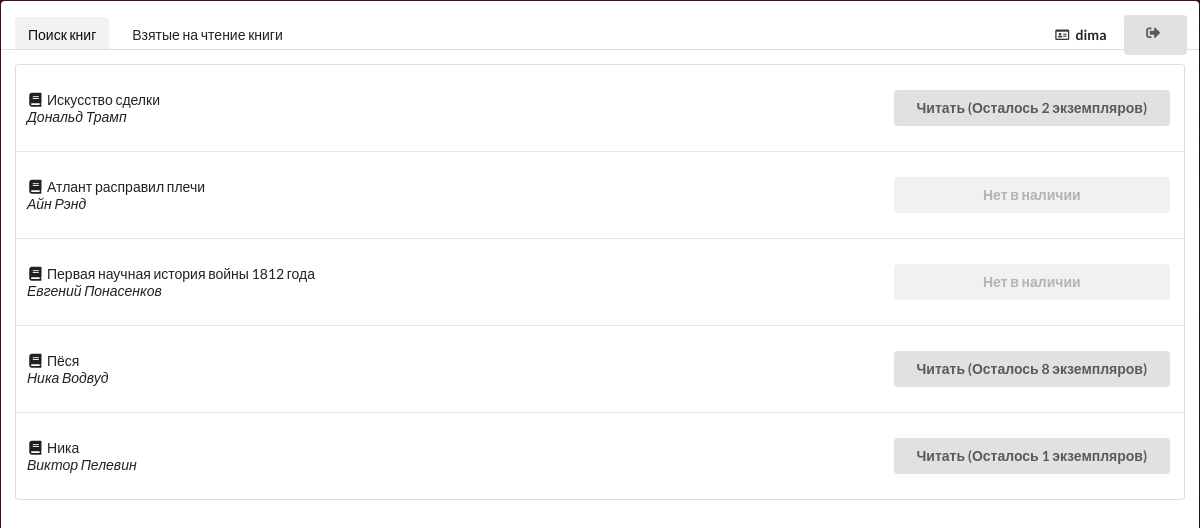
The page /main/search/ (signed in) on the database its author committed.
### Books/models.py (models this page shows)
class Book(models.Model):
    title = models.CharField(max_length=50, help_text="Название книги")
    author = models.CharField(max_length=50, help_text="Автор книги")
    cover = models.ImageField(upload_to="covers")
    pdf = models.FileField(upload_to="pdf")
    count = models.IntegerField()

### Books/views.py (the view)
# urls.py: path('search/', views.Searching, name='search'),
def Searching(request):
    current_user = request.user
    books = Book.objects.all()
    reading = ReadingList.objects.all().filter(user_id=current_user)
    array = []
    for r in reading:
        array.append(r.book_id)
    complete = CompleteList.objects.all().filter(user_id=current_user)
    return render(request, 'Books/search.html', {'array': array, 'complete': complete, 'books':books})

### Books/templates/Books/search.html (shortened to what this page needs)
{% extends 'Books/base.html' %}
{% block panel %}
                <a class="active item">
                    Поиск книг
                </a>
                <a class="item" href="/main">
                    Взятые на чтение книги
                </a>
                <div class="right menu">
                    <a class="item">
                        <i class="id card outline icon"></i> <b>{{ user.username }}</b>
                    </a>
                    <div class="ui vertical animated button" tabindex="0">
                        <div class="visible content">
                            <i class="sign out icon"></i>
                        </div>
                    </div>
                </div>
{% endblock %}
{% block table_content %}
{% for book in books %}
{% if book in array %}
    <tr>
                        <td class="collapsing">
                            <div class = "bookTitle" data-html="<div class='header'></div><div class='content'><img class='ui small image' src='{{ book.cover.url }}'>" data-position="bottom right" ><i class="book icon"></i>{{ book.title }}</div>
                            <i>{{ book.author }}</i>
                        </td>
                        <td class="right aligned collapsing">
                            <form method="POST" action="create/">
        {% csrf_token %}
        <p>
            <input type="hidden" name="book_id" value="{{ book.id }} " />
        </p>
        <p>
        <button type="submit" value="Сохранить" class="ui button disabled" style="width: 50%;">
            Вы уже читаете
                </button>
    </form>
                            </form>
                        </td>
                    </tr>
{% elif book.count > 0 %}
                    <tr>
                        <td class="collapsing">
                            <div class = "bookTitle" data-html="<div class='header'></div><div class='content'><img class='ui small image' src='{{ book.cover.url }}'>" data-position="bottom right" ><i class="book icon"></i>{{ book.title }}</div>
                            <i>{{ book.author }}</i>
                        </td>
                        <td class="right aligned collapsing">
                            <form method="POST" action="create/">
        <p>
        <button type="submit" value="Сохранить" class="ui button" style="width: 50%;">
            Читать (Осталось {{ book.count }} экземпляров)
                </button>
    </form>
                        </td>
                    </tr>
{% else %}
    <tr>
                        <td class="collapsing">
                            <div class = "bookTitle" data-html="<div class='header'></div><div class='content'><img class='ui small image' src='{{ book.cover.url }}'>" data-position="bottom right" ><i class="book icon"></i>{{ book.title }}</div>
                            <i>{{ book.author }}</i>
                        </td>
                        <td class="right aligned collapsing">
                            <form method="POST" action="create/">
        <p>
        <button type="submit" value="Сохранить" class="ui button disabled" style="width: 50%;">
            Нет в наличии
                </button>
    </form>
                        </td>
                    </tr>
    {% endif %}
{% endfor %}
{% endblock %}

### Books/templates/Books/base.html (style rules this page uses)
body { background-color: #DADADA; }

### rows shown on the page
Book: title "Искусство сделки", author "Дональд Трамп", count "2"
Book: title "Атлант расправил плечи", author "Айн Рэнд"
Book: title "Первая научная история войны 1812 года", author "Евгений Понасенков"
Book: title "Пёся", author "Ника Водвуд", count "8"
Book: title "Ника", author "Виктор Пелевин", count "1"

### other values the page prints
{{ user.username }} "dima"
